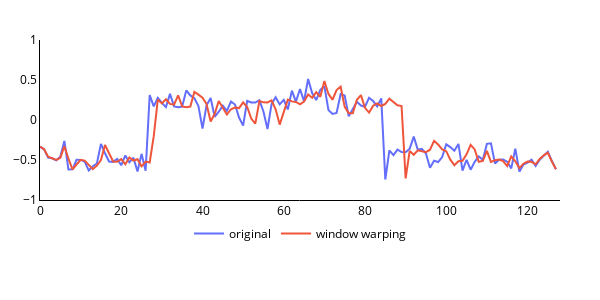

Here is the notebook cell this chart was saved with:
### Markdown cell above
## Window Warping

### Code cell
hlp.plot1d_plotly(x=original[0],x2=window_warp[0], label2='window warping')
